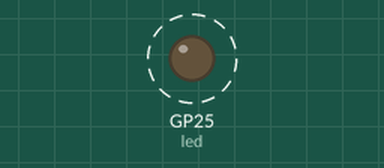
Recording of a program running on a simulated Raspberry Pi Pico running MicroPython. Shown: output pins drawn as LEDs (lit = HIGH). Dashed ring = blinking.

Above: at 0.2 s.
Timing chart, 0 to 3.0 s (numbered marks = the images above):
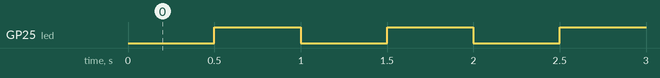

The program:

led_blink.py
```python
from machine import Pin, Timer

led = Pin("LED", Pin.OUT) # can also use 25 instead of LED
tim = Timer()

def tick(timer):
    global led
    led.toggle()

tim.init(freq = 2, mode = Timer.PERIODIC, callback = tick)
```

Measured:
- by itself, GP25 (led): alternates HIGH for 0.50 s and LOW for 0.50 s
